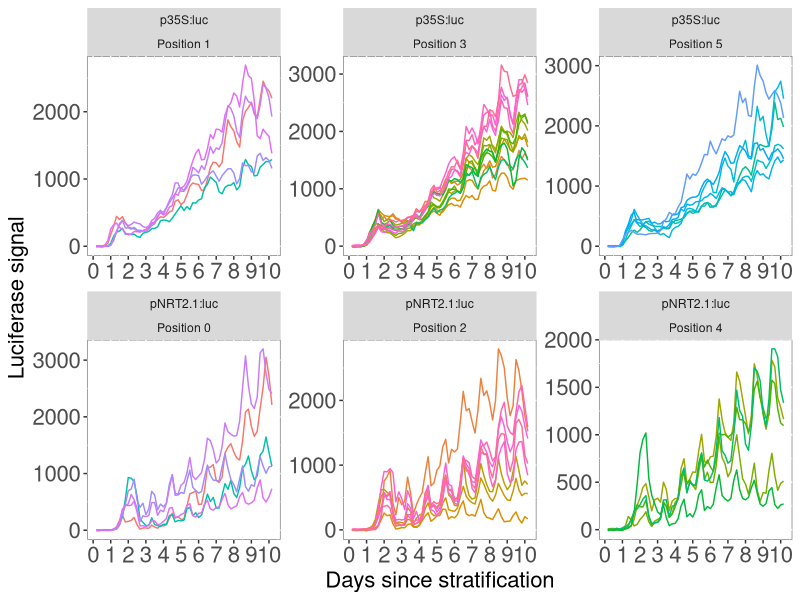
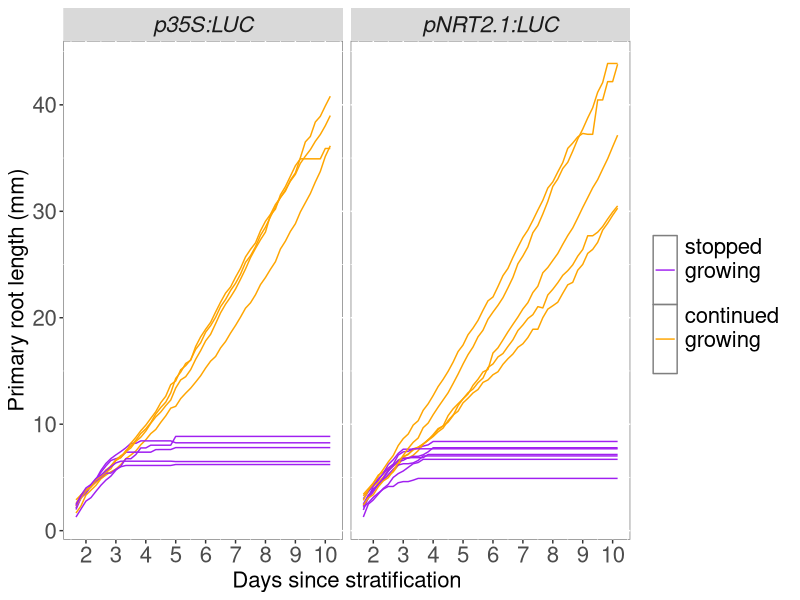
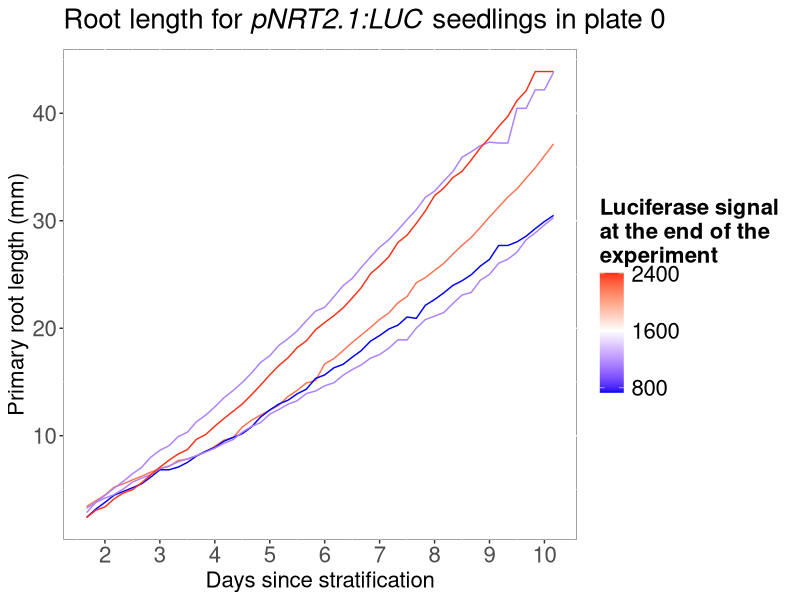
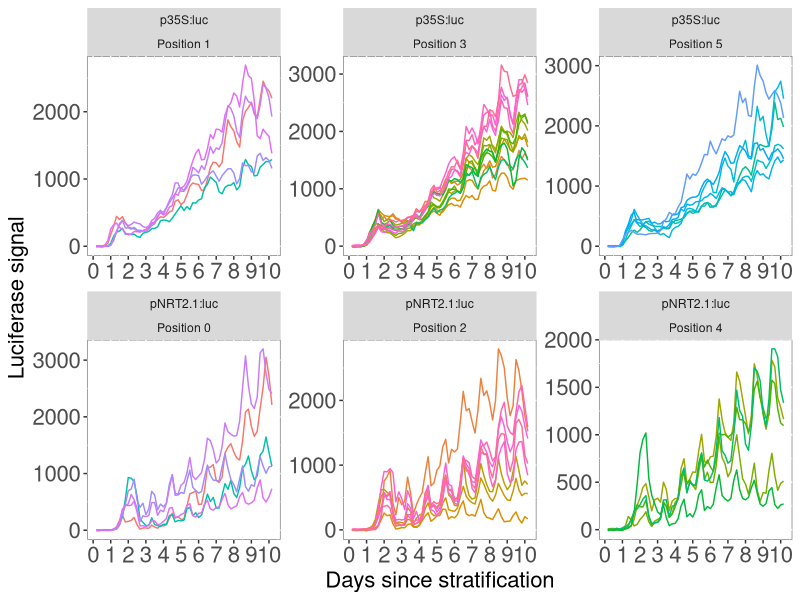
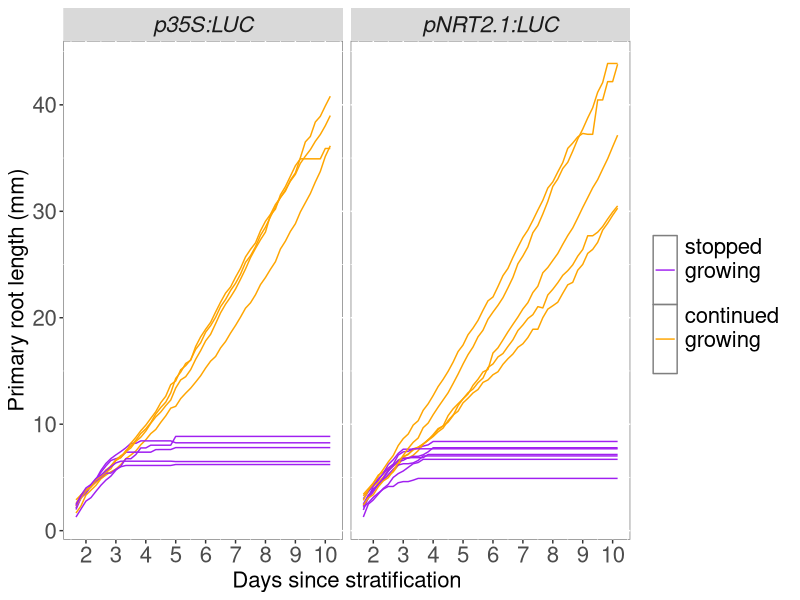
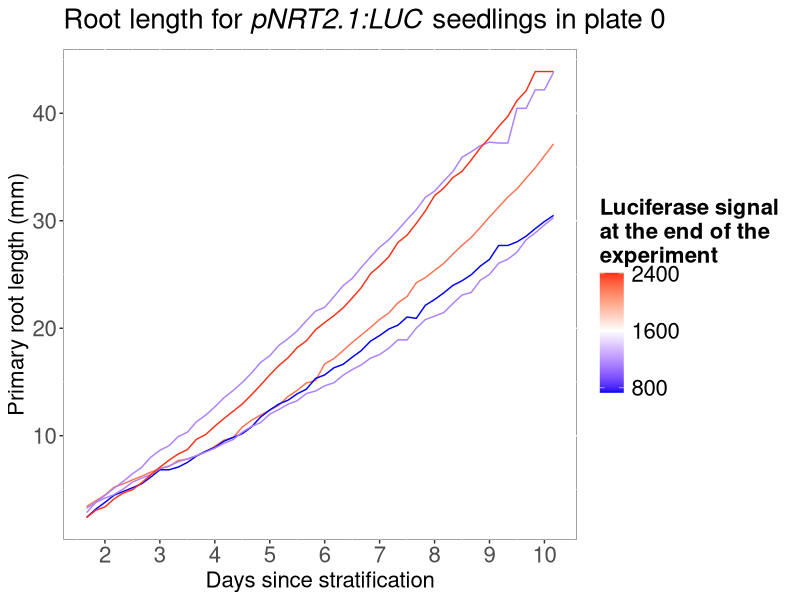

Here is the R script that generated these plots, in order:
## ---- chunk 1
knitr::opts_chunk$set(echo = TRUE)
## ---- chunk 2

library(tidyverse)
library(ggpubr)
library(RColorBrewer)

## ---- chunk 3
Lumalum_31jan2025 <- read_tsv("lumalum_31Jan2025.txt")


## ---- chunk 4

Lumalum_31jan2025_norm <- mutate(Lumalum_31jan2025, RawIntDenDivArea=RawIntDen/Area) %>% 
  filter(seedling=="background") %>% 
  group_by(Position, Slice) %>% 
  summarise(MeanBack=mean(RawIntDenDivArea)) %>% 
  full_join(Lumalum_31jan2025, by=c("Position"="Position", "Slice"="Slice")) %>% 
  mutate(RawIntDen_NormBack= RawIntDen-(MeanBack*Area)) %>% 
  mutate(root_length_mm= length/3.2,
         RawIntDen_NormBack_NormLen=RawIntDen_NormBack/root_length_mm) %>% 
  filter(seedling!="background")


write_tsv(Lumalum_31jan2025_norm, file="Lumalum_31jan2025_norm.txt")
## ---- chunk 5

mutate(Lumalum_31jan2025_norm, hours= Slice*4, Position=str_replace(Position, "Pos", "Position ")) %>% 
  mutate(days=hours/24) %>% 
  filter(!Position%in%c("Position 6", "Position 7", "Position 8")) %>% 
ggplot(aes(x=days, y=RawIntDen_NormBack_NormLen, group=seedling)) +
  geom_line(aes(col=seedling)) + 
  scale_x_continuous(n.breaks = 9) +
  facet_wrap(genotype~Position, scales = "free") +
  ylab("Luciferase signal") +
  xlab("Days since stratification") +
  theme(legend.text=element_text(size=16),legend.title = element_text(size=16, face="bold"), 
        axis.text=element_text(size=16), axis.title=element_text(size=16),
        plot.title = element_text(size=20,face="bold"),
        panel.background = element_rect(fill = "white", colour = "grey50")) +
  guides(colour = FALSE)

ggsave("Lumalum_signal_seedlings_31Jan_2025.jpg", width = 9, height = 5)



## ---- chunk 6
root_growth <- read_tsv("lumalum_31Jan2025_root_length.txt")
## ---- chunk 7

mutate(root_growth, hours=Slice*4, days=(Slice*4)/24 ) %>% 
ggplot(aes(x=days, y=length_mm, group=seedling, colour=continued_growing)) +
  geom_line() +
  scale_x_continuous(n.breaks = 9)  +
  ylab("Primary root length (mm)") +
  xlab("Days since stratification") +
  facet_wrap(~genotype) +
  scale_color_manual(values=c("purple", "orange"), name="", labels=c("yes"="continued \ngrowing \n", 
                                                                     "no"="stopped \ngrowing \n")) +
  theme(legend.text=element_text(size=16),legend.title = element_text(size=16, face="bold"), 
        axis.text=element_text(size=16), axis.title=element_text(size=16),
        plot.title = element_text(size=20,face="bold"),
        panel.background = element_rect(fill = "white", colour = "grey50"),
        strip.text.x = element_text(size=16, face="italic"))

ggsave("Lumalum_31Jan2025_root_growth.jpg", width = 7.5, height = 3.5)


mutate(root_growth, hours=Slice*4, days=(Slice*4)/24 ) %>% 
  filter(continued_growing=="yes" & genotype=="pNRT2.1:LUC") %>% 
ggplot(aes(x=days, y=length_mm, group=seedling, colour=signal_end_experiment)) +
  geom_line(aes(colour=signal_end_experiment)) +
  scale_x_continuous(n.breaks = 9)  +
  ylab("Primary root length (mm)") +
  xlab("Days since stratification") +
  ggtitle(expression(paste("Root length for ", italic("pNRT2.1:LUC"), " seedlings in plate 0"))) +
  scale_color_gradient2(low = "blue",  high = "red", midpoint = 1600,
                        breaks=c(800, 1600, 2400), name="Luciferase signal \nat the end of the\nexperiment") +
  theme(legend.text=element_text(size=16),legend.title = element_text(size=16, face="bold"), 
        axis.text=element_text(size=16), axis.title=element_text(size=16),
        plot.title = element_text(size=20,face="bold"),
        panel.background = element_rect(fill = "white", colour = "grey50"),
        strip.text.x = element_text(size=16, face="italic"))

ggsave("Lumalum_Jan_Pos0_root_length_Signal.jpg", width = 7, height = 4.5)

